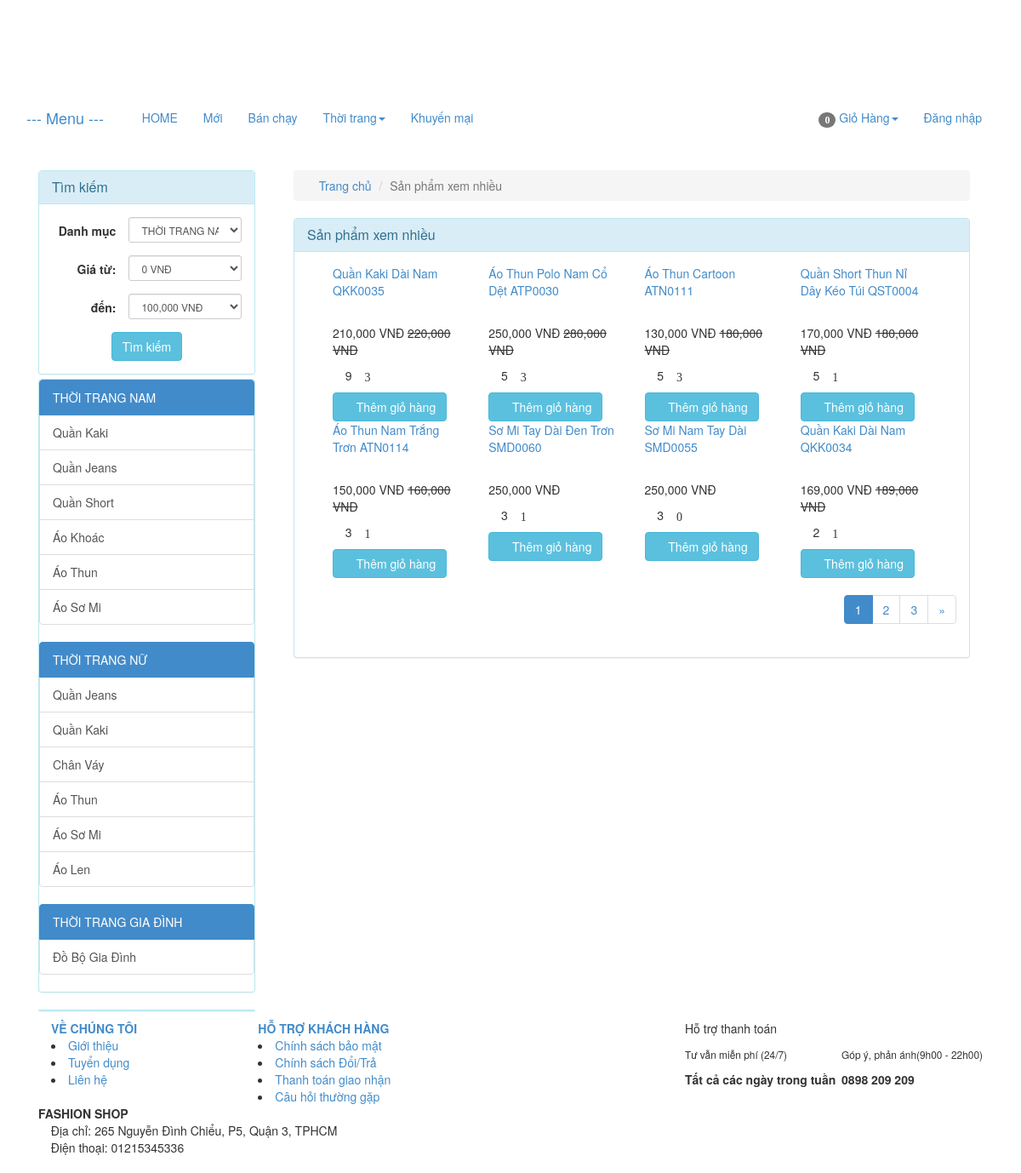
The page /index.php/product/views on the database its author committed.
### tables this page shows
CREATE TABLE `catalog` (
  `id` int(11) NOT NULL,
  `name` varchar(100) NOT NULL,
  `description` varchar(255) DEFAULT NULL,
  `parent_id` int(11) NOT NULL,
  `sort_order` tinyint(4) NOT NULL,
  `created` datetime NOT NULL
);

CREATE TABLE `product` (
  `id` int(255) NOT NULL,
  `catalog_id` int(11) NOT NULL,
  `name` varchar(255) NOT NULL,
  `content` text NOT NULL,
  `price` decimal(15,2) NOT NULL DEFAULT 0.00,
  `discount` int(11) DEFAULT 0,
  `image_link` varchar(100) NOT NULL,
  `image_list` text NOT NULL,
  `view` int(11) NOT NULL DEFAULT 0,
  `buyed` int(255) NOT NULL,
  `rate_total` int(255) NOT NULL DEFAULT 4,
  `rate_count` int(255) NOT NULL DEFAULT 1,
  `created` int(11) NOT NULL
);

### application/controllers/Product.php (called while the page is built, shortened)
<?php
class Product extends MY_Controller {
	public function __construct()
	{
		parent::__construct();
		$this->load->model('product_model');
		$this->load->model('catalog_model');
	}
	public function views()
	{
		$input = array();
		$input['order'] = array('view','DESC');
		$this->load->library('pagination');
		$base_url = base_url('product/views');
		$total =20;
		$per = 8;
		$uri = 3;
		$config = pagination($base_url,$total,$per,$uri);
		$segment = $this->uri->segment(3);
		$segment = intval($segment);
		$input['limit'] = array($config['per_page'],$segment);
		$product_list = $this->product_model->get_list($input);
		$this->data['product_list'] = $product_list;
		$this->data['temp']='site/product/views';
		$this->load->view('site/layoutsub',$this->data);
	}
}

### index.php (called while the page is built, shortened)
<?php
require_once BASEPATH.'core/CodeIgniter.php';

### application/core/MY_Controller.php (called while the page is built, shortened)
<?php
class MY_Controller extends CI_Controller {
	function __construct()
	{
		$controller = $this->uri->segment(1);
		switch ($controller) {
			default:
				$input = array();
				$input['where'] = array('parent_id' => '1');
				$input['order'] = array('sort_order', 'ASC');
				$catalog = $this->catalog_model->get_list($input);
				foreach ($catalog as $value) {
					$input= array();
					$input['where'] = array('parent_id' => $value->id);
					$input['order'] = array('sort_order', 'ASC');
					$sub = $this->catalog_model->get_list($input);
					$value->sub=$sub;
				}
				break;
		}
	}
}

### application/core/MY_Model.php (called while the page is built, shortened)
<?php if ( ! defined('BASEPATH')) exit('No direct script access allowed');
class MY_Model extends CI_Model {
    var $table = '';
    var $key = 'id';
    var $order = '';
    function get_list($input = array())
    {
        $query = $this->db->get($this->table);
        return $query->result();
    }
    protected function get_list_set_input($input = array())
    {
        if ((isset($input['where'])) && $input['where'])
        {
            $this->db->where($input['where']);
        }
        if (isset($input['order'][0]) && isset($input['order'][1]))
        {
            $this->db->order_by($input['order'][0], $input['order'][1]);
        }
        else
        {
            $order = ($this->order == '') ? array($this->table.'.'.$this->key, 'desc') : $this->order;
            $this->db->order_by($order[0], $order[1]);
        }
        if (isset($input['limit'][0]) && isset($input['limit'][1]))
        {
            $this->db->limit($input['limit'][0], $input['limit'][1]);
        }
    }
}
?>

### application/views/site/product/views.php (the view, shortened to what this page needs)
<div class="col-xs-12 col-sm-9 col-md-9 col-lg-9 clearpaddingr">
	<div class="col-xs-12 col-sm-12 col-md-12 col-lg-12 clearpadding">
		<ol class="breadcrumb">
			<li><a href="<?php echo base_url(); ?>"><span class="glyphicon glyphicon-home" aria-hidden="true"></span> Trang chủ</a></li>
			<li class="active">Sản phẩm xem nhiều</li>
		</ol>
		<div class="panel panel-info">
			<div class="panel-heading">
				<h3 class="panel-title">Sản phẩm xem nhiều</h3>
			</div>
			<div class="panel-body">
				<div class="col-xs-12 col-sm-12 col-md-12 col-lg-12 clearpadding">
					<?php foreach ($product_list as $value) {
						$name = covert_vi_to_en($value->name);
						$name = strtolower($name);
					?>
						<div class="col-xs-12 col-sm-6 col-md-3 col-lg-3 re-padding">
							<div class="product_item">
								<p class="product_name"><a href="<?php echo base_url($name . '-p' . $value->id); ?>"><?php echo $value->name; ?></a></p>
								<div class="product-image">
								</div>
								<?php if ($value->discount > 0) {
									$new_price = $value->price - $value->discount; ?>
									<p><span class='price text-right'><?php echo number_format($new_price); ?> VNĐ</span> <del class="product-discount"><?php echo number_format($value->price); ?> VNĐ</del></p>
								<?php } else { ?>
									<p><span class='price text-right'><?php echo number_format($value->price); ?> VNĐ</span></p>
								<?php	} ?>
								<p><span class="glyphicon glyphicon-eye-open" aria-hidden="true" title="Số lượt xem"></span> <?php echo $value->view; ?> <span class="glyphicon glyphicon-star-empty" aria-hidden="true" title="Số lượng đặt mua"><?php echo $value->buyed; ?></p>
								<a href="<?php echo base_url('cart/add/' . $value->id); ?>"><button class='btn btn-info'><span class="glyphicon glyphicon-shopping-cart" aria-hidden="true"></span> Thêm giỏ hàng</button></a>
							</div>
						</div>
					<?php } ?>
				</div>
				<?php echo $this->pagination->create_links(); ?>
			</div>
		</div>
	</div>
</div>

### application/views/site/sidebar.php (shortened to what this page needs)
<?php
	$catalog_id = isset($catalog_id)?$catalog_id:NULL;
	$price_from = isset($price_from)?$price_from:NULL;
	$price_to = isset($price_to)?$price_to:NULL;
 ?>
<div class="col-xs-12 col-sm-3 col-md-3 col-lg-3 clearpaddingl">
	<div class="panel panel-info" style="margin-bottom: 5px;">
		<div class="panel-heading">
		    <h3 class="panel-title">Tìm kiếm</h3>
		</div>
	    <div class="panel-body">
	  	    <form class="form-horizontal text-center" method="post" action="<?php echo base_url('product/search'); ?>">
				<div class="form-group form-group-sm">
					<label class="col-sm-5 clearpaddingl control-label" for="formGroupInputSmall">Danh mục</label>
					<div class="col-sm-7" style="padding-left: 0px">
				    	<select class="form-control" name="catalog_id">
				    		<?php foreach ($catalog as $value) { ?>
							  	<option value="<?php echo $value->id; ?>" style='font-weight: bold' <?php if($value->id==$catalog_id) echo 'selected'; ?>><?php echo $value->name; ?></option>
								 </div>
							  	<?php } ?>
				    </div>
				</div>
				<div class="form-group form-group-sm">
					<label class="col-sm-5 control-label" for="formGroupInputSmall">Giá từ:</label>
					<div class="col-sm-7" style="padding-left: 0px">
				    	<select class="form-control" name="price_from">
				    	<?php for ($i=0; $i < 1400000; $i = $i + 100000) { ?>
				    		<option value="<?php echo $i ?>" <?php if($i==$price_from) echo 'selected'; ?>><?php echo number_format($i); ?> VNĐ</option>
				    	<?php } ?>
						</select>
				    </div>
				</div>
				<div class="form-group form-group-sm">
					<label class="col-sm-5 control-label" for="formGroupInputSmall">đến:</label>
					<div class="col-sm-7" style="padding-left: 0px">
				    	<select class="form-control" name="price_to">
				    	<?php for ($i=100000; $i < 1500000; $i = $i + 100000) { ?>
				    		<option value="<?php echo $i ?>" <?php if($i==$price_to) echo 'selected'; ?>><?php echo number_format($i); ?> VNĐ</option>
				    	<?php } ?>
						</select>
				    </div>
				</div>
				<button class="btn btn-info" type="submit" name='submit'>Tìm kiếm</button>
	    </div>
	</div>
	<div class="panel panel-info">
	  <div class="panel-body" style="padding:0px">
	  	<div class="list-group">
	  	<?php foreach ($catalog as $value)
	  	{
	  		$name = covert_vi_to_en($value->name);
	  		$name = strtolower($name);
	  	?>
	  	<div class="list-group">
	  		<a href="<?php echo base_url($name.'-c'.$value->id); ?>" class="list-group-item active">
		    <?php echo $value->name; ?>
		  	</a>
		  <?php foreach ($value->sub as $val) {
		  	$namesub = covert_vi_to_en($val->name);
	  		$namesub = strtolower($namesub);
	  		?>
		  	<a href="<?php echo base_url($namesub.'-c'.$val->id); ?>" class="list-group-item"><?php echo $val->name; ?></a>
		  <?php } ?>
		 </div>
	  	<?php } ?>
	    </div>
	  </div>
	</div>
	<div class="panel panel-info" style="margin-top:10px;margin-bottom:10px;">
	</div>
</div>

### rows shown on the page
catalog: name "THỜI TRANG NAM"
catalog: name "Quần Kaki"
catalog: name "Quần Jeans"
catalog: name "Quần Short"
catalog: name "Áo Khoác"
catalog: name "Áo Thun"
catalog: name "Áo Sơ Mi"
catalog: name "THỜI TRANG NỮ"
catalog: name "Quần Jeans"
catalog: name "Quần Kaki"
catalog: name "Chân Váy"
catalog: name "Áo Thun"
catalog: name "Áo Sơ Mi"
catalog: name "Áo Len"
catalog: name "THỜI TRANG GIA ĐÌNH"
catalog: name "Đồ Bộ Gia Đình"
product: name "Quần Kaki Dài Nam QKK0035", new_price "210,000", price "220,000", view "9", buyed "3"
product: name "Áo Thun Polo Nam Cổ Dệt ATP0030", new_price "250,000", price "280,000", view "5", buyed "3"
product: name "Áo Thun Cartoon ATN0111", new_price "130,000", price "180,000", view "5", buyed "3"
product: name "Quần Short Thun Nỉ Dây Kéo Túi QST0004", new_price "170,000", price "180,000", view "5", buyed "1"
product: name "Áo Thun Nam Trắng Trơn ATN0114", new_price "150,000", price "160,000", view "3", buyed "1"
product: name "Sơ Mi Tay Dài Đen Trơn SMD0060", price "250,000", view "3", buyed "1"
product: name "Sơ Mi Nam Tay Dài SMD0055", price "250,000", view "3", buyed "0"
product: name "Quần Kaki Dài Nam QKK0034", new_price "169,000", price "189,000", view "2", buyed "1"

### other values the page prints
$total_items "0"
$this->pagination->create_links() "1 2 3 »"
form field catalog_id "THỜI TRANG NAM"
form field price_from "0 VNĐ"
form field price_to "100,000 VNĐ"
